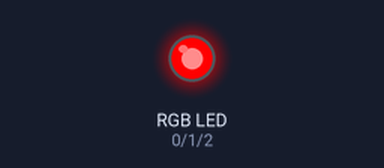
Bench run of a sketch on a simulated Arduino Uno, built with avr-gcc and run on an emulated ATmega328P. Parts: an RGB LED mixed from three pins (HIGH = lit).

Above: at 0.5 s.
At 1.5 s:
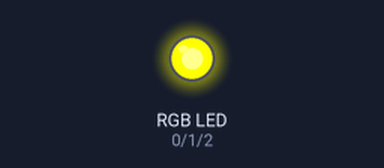
At 2.5 s:
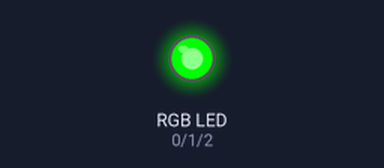
At 3.5 s:
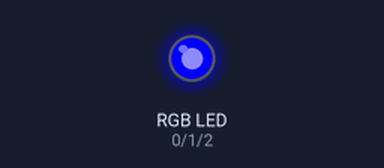
At 4.5 s:
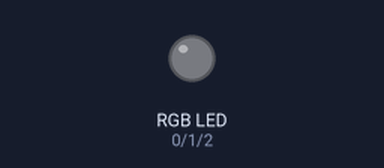
Timing chart, 0 to 6.5 s (numbered marks = the images above):
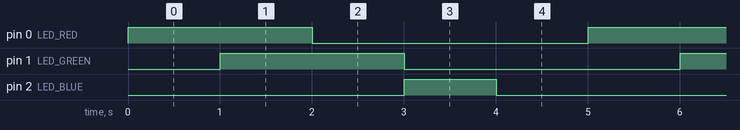

Measured:
- by itself, pin 0 (LED_RED), pin 1 (LED_GREEN): alternates HIGH for 2.0 s and LOW for 3.0 s
- by itself, pin 2 (LED_BLUE): alternates HIGH for 1.0 s and LOW for 4.0 s
- by itself, everything shown: repeats every 5.0 s, in 5 steps

The sketch:

blink_rgb.ino
```cpp
// make sure to run ArduinoISP from examples to the board programmer before this!

#define OFF 0
#define RED 1
#define GREEN 2
#define BLUE 3
#define YELLOW 4

const uint8_t LED_RED = 0; // PA0
const uint8_t LED_GREEN = 1; // PA1
const uint8_t LED_BLUE = 2; // PA2

void setup() {
  pinMode(LED_RED, OUTPUT);
  pinMode(LED_GREEN, OUTPUT);
  pinMode(LED_BLUE, OUTPUT);
}

void loop() {
  setColor(RED);
  delay(1000);
  setColor(YELLOW);
  delay(1000);
  setColor(GREEN);
  delay(1000);
  setColor(BLUE);
  delay(1000);
  setColor(OFF);
  delay(1000);
}

void setColor(uint8_t color) {
  if (color == 0) { // off
    digitalWrite(LED_RED, LOW);
    digitalWrite(LED_GREEN, LOW);
    digitalWrite(LED_BLUE, LOW);
  } else if (color == 1) { // red
    digitalWrite(LED_RED, HIGH);
    digitalWrite(LED_GREEN, LOW);
    digitalWrite(LED_BLUE, LOW);
  } else if (color == 2) { // green
    digitalWrite(LED_RED, LOW);
    digitalWrite(LED_GREEN, HIGH);
    digitalWrite(LED_BLUE, LOW);
  } else if (color == 3) { // blue
    digitalWrite(LED_RED, LOW);
    digitalWrite(LED_GREEN, LOW);
    digitalWrite(LED_BLUE, HIGH);
  } else if (color == 4) { // yellow
    digitalWrite(LED_RED, HIGH);
    digitalWrite(LED_GREEN, HIGH);
    digitalWrite(LED_BLUE, LOW);
  }
}
```
